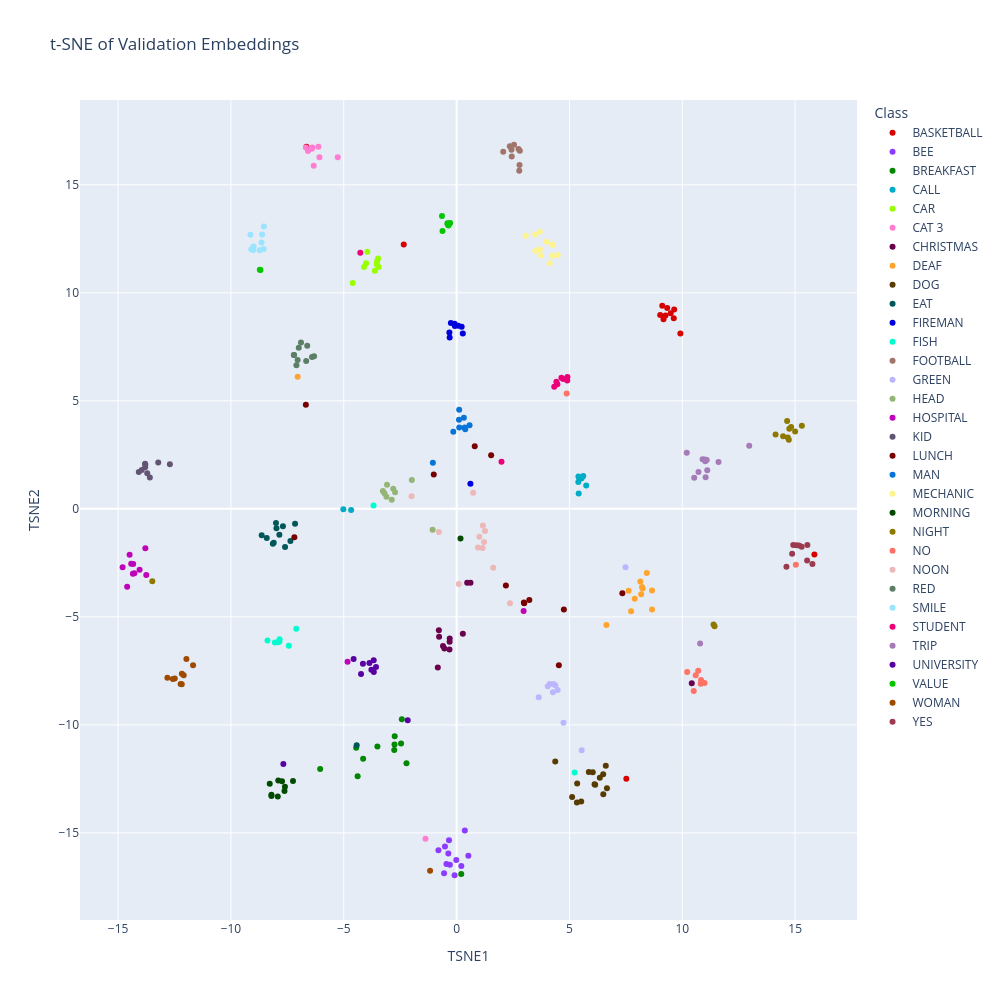

Here is the notebook cell this chart was saved with:
### Code cell
embeddings = val["last_embeddings"]
labels = val["labels"]
id_to_label = val["id_to_label"]

class_names = [id_to_label[label] for label in labels]

tsne = TSNE(
    n_components=2,
    perplexity=30,
    learning_rate="auto",
    init="pca",
    random_state=42
)

embeddings_2d = tsne.fit_transform(embeddings)

df = pd.DataFrame({
    "TSNE1": embeddings_2d[:, 0],
    "TSNE2": embeddings_2d[:, 1],
    "Class": class_names
})

palette_32 = cc.glasbey[:32]

fig = px.scatter(
    df,
    x="TSNE1",
    y="TSNE2",
    color="Class",
    title="t-SNE of Validation Embeddings",
    width=1000,
    height=1000,
    color_discrete_sequence=palette_32
)

fig.show()

### Figure 1 — Plotly figure (JSON) as saved in the notebook; plotly's stock layout.template omitted (floating-point values rounded to 4 significant figures)
{"data": [{"hovertemplate": "Class=BASKETBALL<br>TSNE1=%{x}<br>TSNE2=%{y}<extra></extra>", "legendgroup": "BASKETBALL", "marker": {"color": "#d60000", "symbol": "circle"}, "mode": "markers", "name": "BASKETBALL", "orientation": "v", "showlegend": true, "type": "scatter", "x": [-6.655, 15.85, 7.52, 9.486, 9.02, 9.168, -2.343, 9.622, 9.64, 9.915, 9.113, 9.256, 9.331], "xaxis": "x", "y": [16.76, -2.112, -12.49, 9.053, 8.974, 8.772, 12.24, 8.82, 9.234, 8.113, 9.397, 8.945, 9.296], "yaxis": "y"}, {"hovertemplate": "Class=BEE<br>TSNE1=%{x}<br>TSNE2=%{y}<extra></extra>", "legendgroup": "BEE", "marker": {"color": "#8c3bff", "symbol": "circle"}, "mode": "markers", "name": "BEE", "orientation": "v", "showlegend": true, "type": "scatter", "x": [-0.5165, -0.2988, 0.3634, -0.09062, 0.2085, 0.5197, -0.01556, -0.5552, -0.4502, -0.3365, -0.3667, -0.8069], "xaxis": "x", "y": [-15.63, -16.47, -14.89, -16.96, -16.53, -16.06, -16.25, -16.86, -16.44, -15.34, -15.96, -15.8], "yaxis": "y"}, {"hovertemplate": "Class=BREAKFAST<br>TSNE1=%{x}<br>TSNE2=%{y}<extra></extra>", "legendgroup": "BREAKFAST", "marker": {"color": "#018700", "symbol": "circle"}, "mode": "markers", "name": "BREAKFAST", "orientation": "v", "showlegend": true, "type": "scatter", "x": [-2.462, -3.51, 0.2051, -4.386, -2.751, -6.046, -4.142, -2.428, -2.222, -2.763, -4.45, -2.743], "xaxis": "x", "y": [-10.86, -11.0, -16.9, -12.38, -10.9, -12.04, -11.57, -9.744, -11.77, -11.16, -11.06, -10.52], "yaxis": "y"}, {"hovertemplate": "Class=CALL<br>TSNE1=%{x}<br>TSNE2=%{y}<extra></extra>", "legendgroup": "CALL", "marker": {"color": "#00acc6", "symbol": "circle"}, "mode": "markers", "name": "CALL", "orientation": "v", "showlegend": true, "type": "scatter", "x": [5.444, 5.613, -5.02, 5.54, 5.392, 5.407, -4.674, 5.397, 5.742], "xaxis": "x", "y": [1.384, 1.523, -0.02303, 1.422, 1.24, 0.7152, -0.05659, 1.501, 1.076], "yaxis": "y"}, {"hovertemplate": "Class=CAR<br>TSNE1=%{x}<br>TSNE2=%{y}<extra></extra>", "legendgroup": "CAR", "marker": {"color": "#97ff00", "symbol": "circle"}, "mode": "markers", "name": "CAR", "orientation": "v", "showlegend": true, "type": "scatter", "x": [-3.954, -3.521, -3.456, -4.102, -3.538, -4.01, -3.623, -3.481, -4.602], "xaxis": "x", "y": [11.9, 11.47, 11.2, 11.19, 11.33, 11.37, 11.03, 11.59, 10.46], "yaxis": "y"}, {"hovertemplate": "Class=CAT 3<br>TSNE1=%{x}<br>TSNE2=%{y}<extra></extra>", "legendgroup": "CAT 3", "marker": {"color": "#ff7ed1", "symbol": "circle"}, "mode": "markers", "name": "CAT 3", "orientation": "v", "showlegend": true, "type": "scatter", "x": [-6.331, -1.378, -6.076, -6.39, -6.413, -6.585, -6.679, -6.125, -5.267], "xaxis": "x", "y": [15.89, -15.27, 16.28, 16.73, 16.67, 16.56, 16.72, 16.76, 16.27], "yaxis": "y"}, {"hovertemplate": "Class=CHRISTMAS<br>TSNE1=%{x}<br>TSNE2=%{y}<extra></extra>", "legendgroup": "CHRISTMAS", "marker": {"color": "#6b004f", "symbol": "circle"}, "mode": "markers", "name": "CHRISTMAS", "orientation": "v", "showlegend": true, "type": "scatter", "x": [-0.6033, -0.5422, 0.4684, -0.7763, -0.3098, -0.8333, -0.3162, -0.7866, 0.6146, 0.2763, -0.3061, 10.42], "xaxis": "x", "y": [-6.343, -6.467, -3.424, -5.921, -6.15, -7.343, -6.513, -5.614, -3.416, -5.782, -5.996, -8.067], "yaxis": "y"}, {"hovertemplate": "Class=DEAF<br>TSNE1=%{x}<br>TSNE2=%{y}<extra></extra>", "legendgroup": "DEAF", "marker": {"color": "#ffa52f", "symbol": "circle"}, "mode": "markers", "name": "DEAF", "orientation": "v", "showlegend": true, "type": "scatter", "x": [6.637, 8.246, 8.178, 8.657, 8.142, 8.215, -7.043, 8.425, 7.892, 7.623, 7.733, 8.659], "xaxis": "x", "y": [-5.377, -3.69, -3.953, -3.776, -3.366, -3.617, 6.12, -2.975, -4.16, -3.793, -4.737, -4.653], "yaxis": "y"}, {"hovertemplate": "Class=DOG<br>TSNE1=%{x}<br>TSNE2=%{y}<extra></extra>", "legendgroup": "DOG", "marker": {"color": "#573b00", "symbol": "circle"}, "mode": "markers", "name": "DOG", "orientation": "v", "showlegend": true, "type": "scatter", "x": [6.346, 5.118, 6.661, 6.033, 6.499, 6.112, 5.342, 6.61, 5.52, 6.139, 5.858, 5.331, 4.37, 6.494], "xaxis": "x", "y": [-12.44, -13.34, -12.94, -12.19, -13.21, -12.75, -12.72, -11.89, -13.55, -12.77, -12.18, -13.59, -11.69, -12.29], "yaxis": "y"}, {"hovertemplate": "Class=EAT<br>TSNE1=%{x}<br>TSNE2=%{y}<extra></extra>", "legendgroup": "EAT", "marker": {"color": "#005659", "symbol": "circle"}, "mode": "markers", "name": "EAT", "orientation": "v", "showlegend": true, "type": "scatter", "x": [-4.428, -7.601, -8.413, -8.004, -8.144, -7.983, -7.854, -7.697, -8.104, -7.159, -8.637, -7.364], "xaxis": "x", "y": [-10.94, -1.768, -1.349, -0.6584, -1.617, -0.8951, -1.203, -0.8047, -1.573, -0.6943, -1.222, -1.484], "yaxis": "y"}, {"hovertemplate": "Class=FIREMAN<br>TSNE1=%{x}<br>TSNE2=%{y}<extra></extra>", "legendgroup": "FIREMAN", "marker": {"color": "#0000dd", "symbol": "circle"}, "mode": "markers", "name": "FIREMAN", "orientation": "v", "showlegend": true, "type": "scatter", "x": [0.2741, -0.2552, -0.3082, 0.224, -0.08737, 0.07442, -0.0767, 0.611, -0.3217], "xaxis": "x", "y": [8.119, 8.608, 7.935, 8.425, 8.568, 8.48, 8.47, 1.158, 8.169], "yaxis": "y"}, {"hovertemplate": "Class=FISH<br>TSNE1=%{x}<br>TSNE2=%{y}<extra></extra>", "legendgroup": "FISH", "marker": {"color": "#00fdcf", "symbol": "circle"}, "mode": "markers", "name": "FISH", "orientation": "v", "showlegend": true, "type": "scatter", "x": [-7.106, 5.23, -7.844, -8.381, -7.851, -7.914, -8.054, -7.435, -3.681], "xaxis": "x", "y": [-5.55, -12.2, -6.036, -6.091, -6.135, -6.172, -6.185, -6.333, 0.1553], "yaxis": "y"}, {"hovertemplate": "Class=FOOTBALL<br>TSNE1=%{x}<br>TSNE2=%{y}<extra></extra>", "legendgroup": "FOOTBALL", "marker": {"color": "#a17569", "symbol": "circle"}, "mode": "markers", "name": "FOOTBALL", "orientation": "v", "showlegend": true, "type": "scatter", "x": [2.432, 2.543, 2.8, 2.065, 2.776, 2.442, 2.356, 2.788, 2.741], "xaxis": "x", "y": [16.62, 16.85, 16.57, 16.54, 15.65, 16.31, 16.79, 15.92, 16.66], "yaxis": "y"}, {"hovertemplate": "Class=GREEN<br>TSNE1=%{x}<br>TSNE2=%{y}<extra></extra>", "legendgroup": "GREEN", "marker": {"color": "#bcb6ff", "symbol": "circle"}, "mode": "markers", "name": "GREEN", "orientation": "v", "showlegend": true, "type": "scatter", "x": [4.127, 4.268, 4.038, 7.483, 3.638, 4.476, 5.541, 4.733, 4.373, 4.295], "xaxis": "x", "y": [-8.112, -8.493, -8.206, -2.704, -8.718, -8.388, -11.18, -9.907, -8.163, -8.109], "yaxis": "y"}, {"hovertemplate": "Class=HEAD<br>TSNE1=%{x}<br>TSNE2=%{y}<extra></extra>", "legendgroup": "HEAD", "marker": {"color": "#95b577", "symbol": "circle"}, "mode": "markers", "name": "HEAD", "orientation": "v", "showlegend": true, "type": "scatter", "x": [-1.064, -3.109, -3.084, -3.197, -2.809, -2.727, -3.267, -2.874, -1.983], "xaxis": "x", "y": [-0.9619, 0.5605, 1.118, 0.7264, 0.9263, 0.7677, 0.8243, 0.4264, 1.33], "yaxis": "y"}, {"hovertemplate": "Class=HOSPITAL<br>TSNE1=%{x}<br>TSNE2=%{y}<extra></extra>", "legendgroup": "HOSPITAL", "marker": {"color": "#bf03b8", "symbol": "circle"}, "mode": "markers", "name": "HOSPITAL", "orientation": "v", "showlegend": true, "type": "scatter", "x": [-14.05, -14.6, -14.28, -13.75, -14.42, 2.968, -14.34, -13.79, -14.49, -14.33, -14.8, -4.833], "xaxis": "x", "y": [-2.821, -3.61, -2.982, -3.061, -2.54, -4.733, -2.999, -1.826, -2.127, -2.553, -2.699, -7.078], "yaxis": "y"}, {"hovertemplate": "Class=KID<br>TSNE1=%{x}<br>TSNE2=%{y}<extra></extra>", "legendgroup": "KID", "marker": {"color": "#645474", "symbol": "circle"}, "mode": "markers", "name": "KID", "orientation": "v", "showlegend": true, "type": "scatter", "x": [-13.59, -13.95, -13.79, -14.08, -13.8, -13.22, -13.81, -13.71, -12.71], "xaxis": "x", "y": [1.454, 1.803, 2.051, 1.71, 1.932, 2.152, 2.085, 1.652, 2.067], "yaxis": "y"}, {"hovertemplate": "Class=LUNCH<br>TSNE1=%{x}<br>TSNE2=%{y}<extra></extra>", "legendgroup": "LUNCH", "marker": {"color": "#790000", "symbol": "circle"}, "mode": "markers", "name": "LUNCH", "orientation": "v", "showlegend": true, "type": "scatter", "x": [-1.012, 3.222, -6.68, 4.53, 0.8034, 4.753, 2.995, -7.189, 2.981, 2.183, 7.344, 1.53], "xaxis": "x", "y": [1.587, -4.219, 4.823, -7.236, 2.9, -4.661, -4.37, -1.317, -4.332, -3.553, -3.906, 2.487], "yaxis": "y"}, {"hovertemplate": "Class=MAN<br>TSNE1=%{x}<br>TSNE2=%{y}<extra></extra>", "legendgroup": "MAN", "marker": {"color": "#0774d8", "symbol": "circle"}, "mode": "markers", "name": "MAN", "orientation": "v", "showlegend": true, "type": "scatter", "x": [-1.052, 0.1042, -0.1469, 0.3554, 0.3214, 0.1129, 0.3815, 0.1173, 0.573], "xaxis": "x", "y": [2.138, 4.128, 3.572, 3.768, 4.213, 4.59, 3.682, 3.768, 3.869], "yaxis": "y"}, {"hovertemplate": "Class=MECHANIC<br>TSNE1=%{x}<br>TSNE2=%{y}<extra></extra>", "legendgroup": "MECHANIC", "marker": {"color": "#fdf490", "symbol": "circle"}, "mode": "markers", "name": "MECHANIC", "orientation": "v", "showlegend": true, "type": "scatter", "x": [4.48, 3.973, 3.062, 3.692, 3.479, 4.243, 3.738, 4.272, 3.685, 4.12, 3.492, 4.244], "xaxis": "x", "y": [11.75, 12.36, 12.64, 12.01, 12.7, 11.72, 11.73, 12.21, 12.83, 11.37, 11.93, 12.24], "yaxis": "y"}, {"hovertemplate": "Class=MORNING<br>TSNE1=%{x}<br>TSNE2=%{y}<extra></extra>", "legendgroup": "MORNING", "marker": {"color": "#004b00", "symbol": "circle"}, "mode": "markers", "name": "MORNING", "orientation": "v", "showlegend": true, "type": "scatter", "x": [-7.737, -8.205, -7.607, -7.627, -7.25, 0.1718, -8.28, -7.902, -8.206, -7.925], "xaxis": "x", "y": [-12.61, -13.23, -12.87, -13.06, -12.59, -1.372, -12.72, -12.58, -13.29, -13.31], "yaxis": "y"}, {"hovertemplate": "Class=NIGHT<br>TSNE1=%{x}<br>TSNE2=%{y}<extra></extra>", "legendgroup": "NIGHT", "marker": {"color": "#8e7900", "symbol": "circle"}, "mode": "markers", "name": "NIGHT", "orientation": "v", "showlegend": true, "type": "scatter", "x": [14.74, 14.68, 15.3, -13.48, 14.46, 14.72, 11.43, 11.39, 14.82, 14.64, 14.13, 15.0], "xaxis": "x", "y": [3.705, 3.308, 3.844, -3.351, 3.366, 3.194, -5.437, -5.357, 3.793, 4.067, 3.442, 3.576], "yaxis": "y"}, {"hovertemplate": "Class=NO<br>TSNE1=%{x}<br>TSNE2=%{y}<extra></extra>", "legendgroup": "NO", "marker": {"color": "#ff7266", "symbol": "circle"}, "mode": "markers", "name": "NO", "orientation": "v", "showlegend": true, "type": "scatter", "x": [10.71, 10.22, 4.877, 10.51, 10.98, 10.83, 10.59, 10.82, 15.03], "xaxis": "x", "y": [-7.489, -7.55, 5.335, -8.427, -8.06, -7.919, -7.704, -8.092, -2.592], "yaxis": "y"}, {"hovertemplate": "Class=NOON<br>TSNE1=%{x}<br>TSNE2=%{y}<extra></extra>", "legendgroup": "NOON", "marker": {"color": "#edb8b8", "symbol": "circle"}, "mode": "markers", "name": "NOON", "orientation": "v", "showlegend": true, "type": "scatter", "x": [2.363, -0.7874, 1.149, 1.216, 0.09715, 0.7339, -1.997, 1.256, 1.623, 1.01, 0.9499, 1.165], "xaxis": "x", "y": [-4.365, -1.072, -1.813, -1.533, -3.478, 0.7502, 0.5812, -1.02, -2.731, -1.291, -1.791, -0.7715], "yaxis": "y"}, {"hovertemplate": "Class=RED<br>TSNE1=%{x}<br>TSNE2=%{y}<extra></extra>", "legendgroup": "RED", "marker": {"color": "#5d7e66", "symbol": "circle"}, "mode": "markers", "name": "RED", "orientation": "v", "showlegend": true, "type": "scatter", "x": [-7.044, -7.2, -6.407, -6.895, -6.994, -6.665, -6.317, -6.62, -7.098, -7.215], "xaxis": "x", "y": [6.894, 7.122, 7.024, 7.697, 7.459, 6.84, 7.064, 7.547, 6.648, 7.119], "yaxis": "y"}, {"hovertemplate": "Class=SMILE<br>TSNE1=%{x}<br>TSNE2=%{y}<extra></extra>", "legendgroup": "SMILE", "marker": {"color": "#9ae4ff", "symbol": "circle"}, "mode": "markers", "name": "SMILE", "orientation": "v", "showlegend": true, "type": "scatter", "x": [-8.618, -9.098, -9.136, -8.729, -9.013, -8.998, -8.642, -8.54, -8.555], "xaxis": "x", "y": [12.7, 12.01, 12.69, 11.98, 11.99, 12.14, 12.33, 13.06, 12.03], "yaxis": "y"}, {"hovertemplate": "Class=STUDENT<br>TSNE1=%{x}<br>TSNE2=%{y}<extra></extra>", "legendgroup": "STUDENT", "marker": {"color": "#eb0077", "symbol": "circle"}, "mode": "markers", "name": "STUDENT", "orientation": "v", "showlegend": true, "type": "scatter", "x": [4.724, 4.421, 4.464, 4.902, 4.644, 4.911, 1.988, -4.268, 4.325], "xaxis": "x", "y": [6.009, 5.881, 5.771, 5.938, 6.071, 6.107, 2.181, 11.85, 5.655], "yaxis": "y"}, {"hovertemplate": "Class=TRIP<br>TSNE1=%{x}<br>TSNE2=%{y}<extra></extra>", "legendgroup": "TRIP", "marker": {"color": "#a57bb8", "symbol": "circle"}, "mode": "markers", "name": "TRIP", "orientation": "v", "showlegend": true, "type": "scatter", "x": [10.9, 11.11, 11.01, 10.53, 10.72, 11.02, 12.97, 11.08, 11.6, 11.03, 10.2, 10.79], "xaxis": "x", "y": [2.298, 1.787, 2.29, 1.442, 1.71, 2.205, 2.919, 2.264, 2.174, 1.465, 2.598, -6.237], "yaxis": "y"}, {"hovertemplate": "Class=UNIVERSITY<br>TSNE1=%{x}<br>TSNE2=%{y}<extra></extra>", "legendgroup": "UNIVERSITY", "marker": {"color": "#5900a3", "symbol": "circle"}, "mode": "markers", "name": "UNIVERSITY", "orientation": "v", "showlegend": true, "type": "scatter", "x": [-3.571, -2.167, -3.864, -4.235, -3.669, -4.564, -3.674, -4.151, -7.677, -3.776], "xaxis": "x", "y": [-7.322, -9.786, -7.13, -7.645, -7.548, -6.955, -7.003, -7.174, -11.8, -7.446], "yaxis": "y"}, {"hovertemplate": "Class=VALUE<br>TSNE1=%{x}<br>TSNE2=%{y}<extra></extra>", "legendgroup": "VALUE", "marker": {"color": "#03c600", "symbol": "circle"}, "mode": "markers", "name": "VALUE", "orientation": "v", "showlegend": true, "type": "scatter", "x": [-0.2878, -0.6487, -0.6252, -8.72, -0.3595, -8.691, -0.3962, -0.4067, -0.3319], "xaxis": "x", "y": [13.23, 13.56, 12.86, 11.07, 13.12, 11.05, 13.18, 13.22, 13.2], "yaxis": "y"}, {"hovertemplate": "Class=WOMAN<br>TSNE1=%{x}<br>TSNE2=%{y}<extra></extra>", "legendgroup": "WOMAN", "marker": {"color": "#9e4b00", "symbol": "circle"}, "mode": "markers", "name": "WOMAN", "orientation": "v", "showlegend": true, "type": "scatter", "x": [-1.176, -12.23, -11.68, -12.09, -11.97, -12.82, -12.58, -12.18, -12.17, -12.49], "xaxis": "x", "y": [-16.76, -8.107, -7.239, -7.706, -6.949, -7.812, -7.87, -8.119, -7.633, -7.85], "yaxis": "y"}, {"hovertemplate": "Class=YES<br>TSNE1=%{x}<br>TSNE2=%{y}<extra></extra>", "legendgroup": "YES", "marker": {"color": "#9c3b4f", "symbol": "circle"}, "mode": "markers", "name": "YES", "orientation": "v", "showlegend": true, "type": "scatter", "x": [15.29, 15.17, 15.77, 14.91, 15.53, 14.87, 14.61, 15.05, 15.54], "xaxis": "x", "y": [-1.753, -1.7, -2.549, -1.675, -2.394, -2.08, -2.678, -1.68, -1.671], "yaxis": "y"}], "layout": {"height": 1000, "legend": {"title": {"text": "Class"}, "tracegroupgap": 0}, "title": {"text": "t-SNE of Validation Embeddings"}, "width": 1000, "xaxis": {"anchor": "y", "domain": [0, 1], "title": {"text": "TSNE1"}}, "yaxis": {"anchor": "x", "domain": [0, 1], "title": {"text": "TSNE2"}}}}
